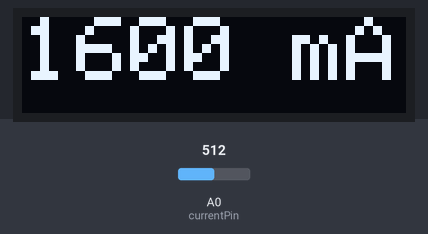
Recording of a sketch running on a simulated ESP8266 (NodeMCU). Shown: 128×32 one-colour display. The inputs (shaded band) are chosen by the test bench; at power-on: A0 (currentPin) = 512.

Above: at 5.8 s.
5.9 s: A0 (currentPin) set to 716
At 10.6 s:
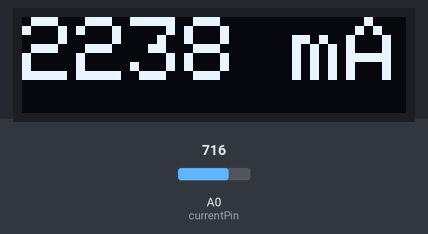
11.9 s: A0 (currentPin) set to 900
At 16.1 s:
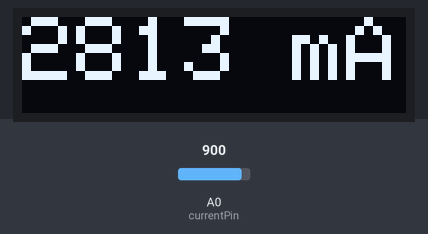
17.9 s: A0 (currentPin) set to 1023
At 20.4 s:
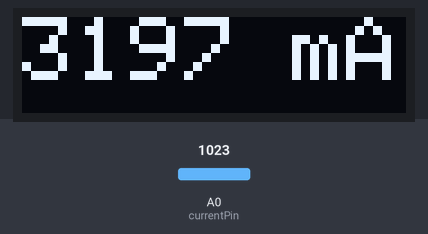
Timing chart, 0 to 21.9 s (numbered marks = the images above; inputs shaded):
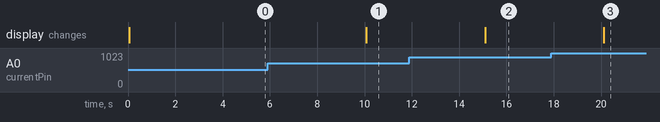

Measured:
- after the input at 5.9 s, the display: changes after 4.2 s (image 1)
- after the input at 11.9 s, the display: changes after 3.2 s (image 2)
- after the input at 17.9 s, the display: changes after 2.2 s (image 3)

The sketch:

Listing18-6.ino
```cpp
/*******************************************************************************
 * Sketch name: Current sensor MAX471 and ESP8266 development board
 * Description: Display current on OLED screen
 * Created on:  October 2020
 * Author:      Neil Cameron
 * Book:        Electronics Projects with the ESP8266 and ESP32
 * Chapter :    18 - Measuring electricity
 ******************************************************************************/

#include <Adafruit_SSD1306.h>        // Adafruit SSD1306 library
int width = 128;            // OLED screen size
int height = 32;            // associate oled with SSD1306
Adafruit_SSD1306 oled(width, height, &Wire, -1);
int currentPin = A0;          // analog input pin
float current;

void setup()
{
  oled.begin(SSD1306_SWITCHCAPVCC, 0x3C);   // OLED I2C address
  oled.clearDisplay();          // clear OLED display
  oled.setTextColor(WHITE);       // set font color
  oled.setTextSize(3);          // set font size (1, 2, 3 or 4)
  oled.display();           // update display instructions
}

void loop()
{
  current = analogRead(currentPin);     // analog MAX471 reading
  current = 1000*current*3.2/1024;      // convert to current
  oled.clearDisplay();
  oled.setCursor(0,0);          // position cursor
  oled.print(current,0); oled.print(" mA"); // display current
  oled.display();
  delay(5000);
}
```
